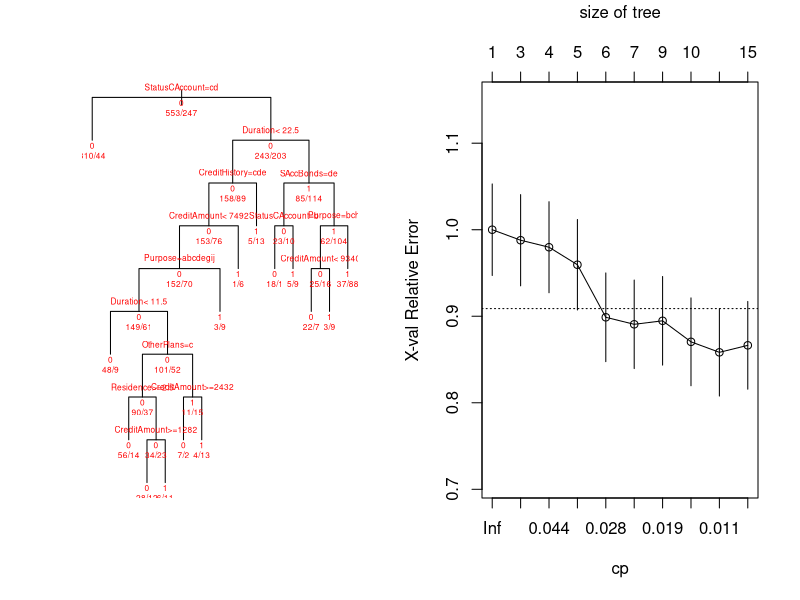
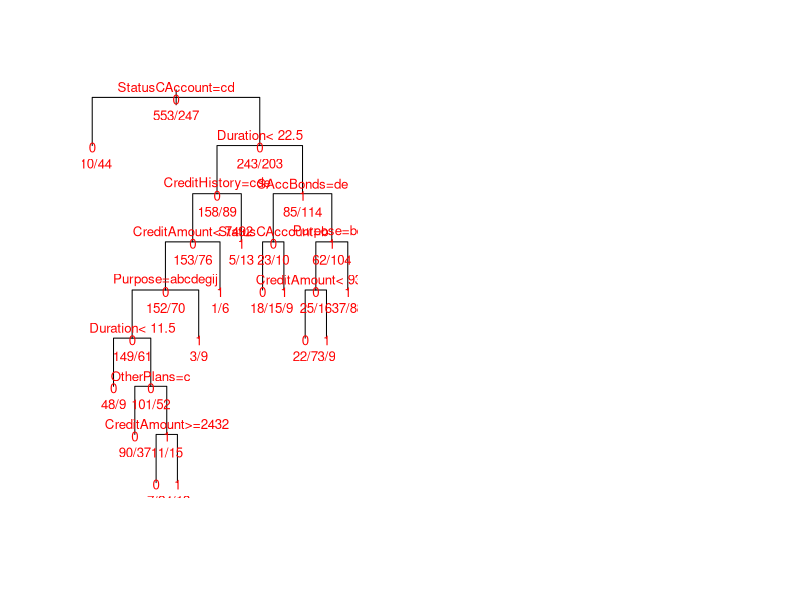

Here is the R script that generated these plots, in order:
############################################################
library(rpart)
# The function rpart runs a 10 fold crossvalidation and stores
# the results
# If y is a factor the method class is assumed
# The criterion used for the splitting is the Gini index
############################################################
cdata = read.csv("german.csv", header = T);
attach(cdata);
# Target variable: Creditability - replace variable with y in dataset
#  1 : credit-worthy;  2 : not credit-worthy 
y = Group-1; # change the score to 0, 1.
cdata = data.frame(y, cdata[,1:20]);
Ntot = nrow(cdata);
set.seed(22);      # random seed 
N = 800;           # size of training sample
s = sample(1:Ntot, N);  # index of selected units
train = cdata[s,]
test = cdata[-s,]
 
# classification tree using rpart
rpart.out = rpart( factor(y)~.,data=train, method ='class')
# missclassification error in training sample
pred.rpart = predict( rpart.out, train[,-1], type="class" )
merror.rpart = mean( pred.rpart!= train$y )
merror.rpart
# missclassification error in validation sample
pred.rpart = predict( rpart.out, test[,-1], type="class" )
merror.rpart = mean( pred.rpart!= test$y ) 
table(pred.rpart, test$y)
merror.rpart
# plot the tree #########################
par(mfrow=c(1,2))
plot(rpart.out, uniform=T); 
text(rpart.out,use.n=T,all=T, cex=0.5, col='red')
printcp(rpart.out)   #plot cross-validation results
plotcp(rpart.out);    
post(rpart.out, file="GCredit_tree.eps")
# prune the tree ########################
ptree = prune(rpart.out, cp=rpart.out$cptable[which.min(rpart.out$cptable[,"xerror"]),"CP"])
# plot the pruned tree
plot(ptree, uniform=TRUE); 
text(ptree, use.n=TRUE, all=TRUE, cex=.8, col = 'red')
post(ptree, file="ClassificationTree2.eps",   col='red')